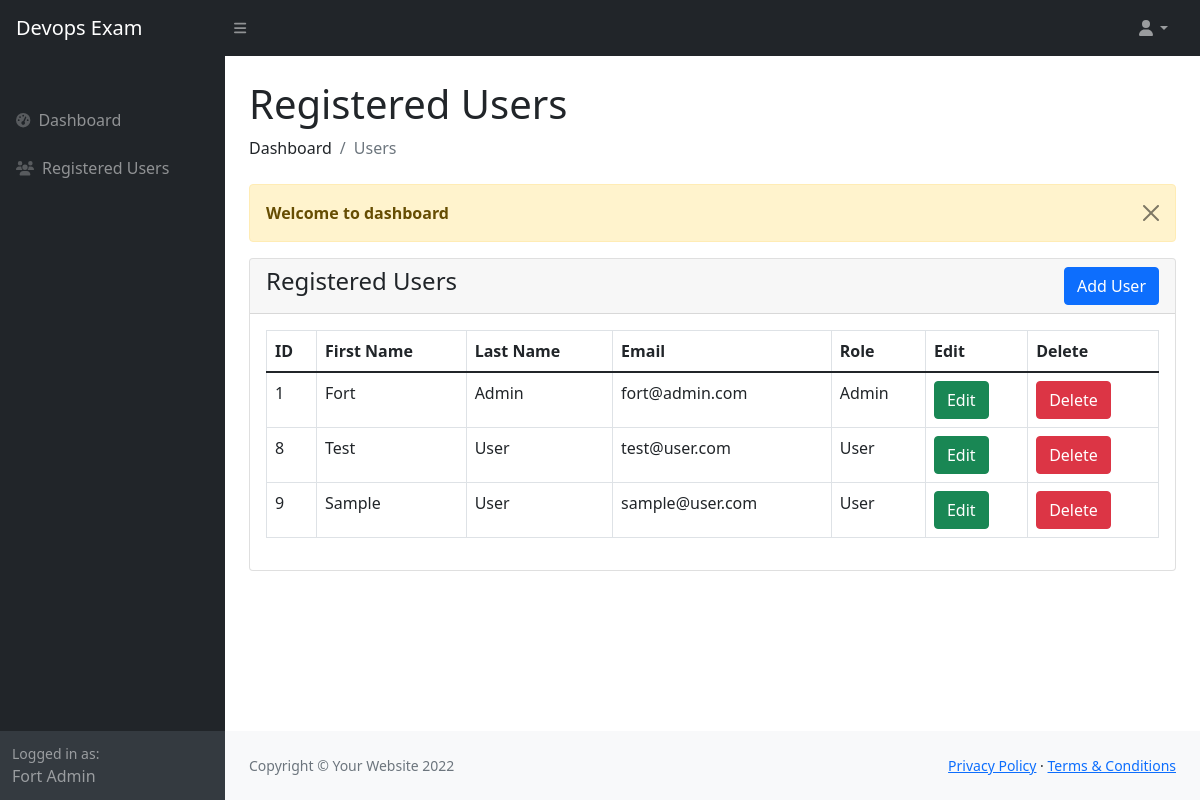
Page /admin/view-users.php (signed in) on the earlier database version.
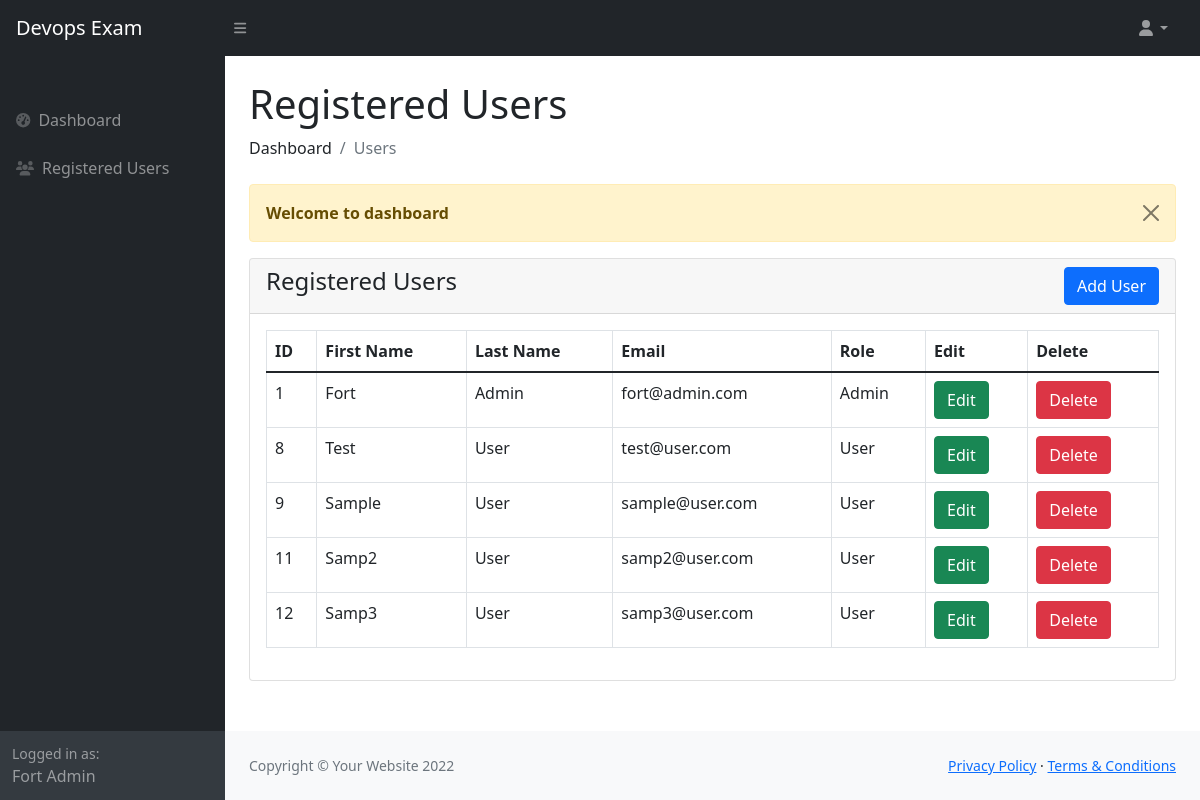
Same page on the later database version.
### tables this page shows
CREATE TABLE `users` (
  `id` int NOT NULL,
  `fname` varchar(121) NOT NULL,
  `lname` varchar(121) NOT NULL,
  `email` varchar(121) NOT NULL,
  `password` varchar(121) NOT NULL,
  `role` tinyint NOT NULL DEFAULT '0',
  `created_at` timestamp NOT NULL DEFAULT CURRENT_TIMESTAMP
);

### admin/view-users.php (the view, shortened to what this page needs)
<?php
include('authentication.php');
include('includes/header.php');
?>
<div class="container-fluid px-4">
    <h1 class="mt-4">Registered Users</h1>
    <ol class="breadcrumb mb-4">
        <li class="breadcrumb-item">Dashboard</li>
        <li class="breadcrumb-item active">Users</li>
    </ol>
    <div class="row">
        <div class="col-md-12">
            <?php include('../message.php'); ?>
            <div class="card">
                <div class="card-header">
                    <h4>Registered Users
                        <button type="button" class="btn btn-primary float-end" data-bs-toggle="modal" data-bs-target="#add_user_modal">Add User</button>
                    </h4>
                </div>
                <div class="card-body">
                    <table class="table table-bordered">
                        <thead>
                            <tr>
                                <th>ID</th>
                                <th>First Name</th>
                                <th>Last Name</th>
                                <th>Email</th>
                                <th>Role</th>
                                <th>Edit</th>
                                <th>Delete</th>
                            </tr>
                        </thead>
                        <tbody>
                            <?php
                            $query = "SELECT * FROM users";
                            $query_run = mysqli_query($con, $query);
                            if(mysqli_num_rows($query_run) > 0) {
                                foreach($query_run as $row){
                                    ?>
                                    <tr>
                                        <td><?= $row['id']; ?></td>
                                        <td><?= $row['fname']; ?></td>
                                        <td><?= $row['lname']; ?></td>
                                        <td><?= $row['email']; ?></td>
                                        <td>
                                        <?php
                                        if($row['role'] == '1') {
                                            echo "Admin";
                                        } else {
                                            echo "User";
                                        }
                                        ?>
                                        </td>
                                        <td>
                                            <button type="button" class="btn btn-success editbtn" data-bs-toggle="modal" data-bs-target="#edit_user_modal">Edit</button>
                                        </td>
                                        <td>
                                            <form action="methods.php" method="POST">
                                                <button type="submit" class="btn btn-danger" name="delete_user" value="<?= $row['id']; ?>">Delete</button>
                                            </form>
                                        </td>
                                    </tr>
                                    <?php
                                }
                            ?>
                            <?php } else { ?>
                                <tr>
                                    <td colspan="7">No record found</td>
                                </tr>
                            <?php } ?>
                        </tbody>
                    </table>
                </div>
            </div>
        </div>
    </div>
</div>
<?php
include('includes/footer.php');
include('includes/scripts.php');
?>

### admin/includes/header.php (shortened to what this page needs)
<!DOCTYPE html>
<html lang="en">
    <head>
        <link href="https://cdn.jsdelivr.net/npm/simple-datatables@latest/dist/style.css" rel="stylesheet" />
        <link href="assets/css/styles.css" rel="stylesheet" />
    </head>
    <body class="sb-nav-fixed">
        <?php include('includes/navbar-top.php'); ?>
        <div id="layoutSidenav">
            <?php include('includes/sidebar.php'); ?>
            <div id="layoutSidenav_content">
                <main>

### admin/includes/navbar-top.php (shortened to what this page needs)
<nav class="sb-topnav navbar navbar-expand navbar-dark bg-dark">
    <a class="navbar-brand ps-3" href="index.html">Devops Exam</a>
    <button class="btn btn-link btn-sm order-1 order-lg-0 me-4 me-lg-0" id="sidebarToggle" href="#!"><i class="fas fa-bars"></i></button>
    <ul class="navbar-nav ms-auto ms-md-0 me-3 me-lg-4">
        <li class="nav-item dropdown">
            <a class="nav-link dropdown-toggle" id="navbarDropdown" href="#" role="button" data-bs-toggle="dropdown" aria-expanded="false"><i class="fas fa-user fa-fw"></i></a>
        </li>
    </ul>
</nav>

### admin/includes/sidebar.php
<div id="layoutSidenav_nav">
    <nav class="sb-sidenav accordion sb-sidenav-dark" id="sidenavAccordion">
        <div class="sb-sidenav-menu">
            <div class="nav">
                <div class="sb-sidenav-menu-heading"></div>
                <a class="nav-link" href="index.php">
                    <div class="sb-nav-link-icon"><i class="fas fa-tachometer-alt"></i></div>
                    Dashboard
                </a>
                <a class="nav-link" href="view-users.php">
                    <div class="sb-nav-link-icon"><i class="fas fa-users"></i></div>
                    Registered Users
                </a>
            </div>
        </div>
        <div class="sb-sidenav-footer">
            <div class="small">Logged in as:</div>
            <?= $_SESSION['auth_user']['user_name']; ?>
        </div>
    </nav>
</div>

### message.php (shortened to what this page needs)
<?php
if(isset($_SESSION['message'])){
    ?>
    <div class="alert alert-warning alert-dismissible fade show" role="alert">
        <strong><?= $_SESSION['message']; ?></strong>
        <button type="button" class="btn-close" data-bs-dismiss="alert" aria-label="Close"></button>
    </div>
    <?php
}
?>

### admin/includes/footer.php
        </main>
        <footer class="py-4 bg-light mt-auto">
            <div class="container-fluid px-4">
                <div class="d-flex align-items-center justify-content-between small">
                    <div class="text-muted">Copyright &copy; Your Website 2022</div>
                    <div>
                        <a href="#">Privacy Policy</a>
                        &middot;
                        <a href="#">Terms &amp; Conditions</a>
                    </div>
                </div>
            </div>
        </footer>
    </div>
</div>

### admin/includes/scripts.php (shortened to what this page needs)
    </body>
</html>

Differences in the rows shown:
added users: id "11", fname "Samp2", lname "User", email "samp2@user.com", role "User"
added users: id "12", fname "Samp3", lname "User", email "samp3@user.com", role "User"
